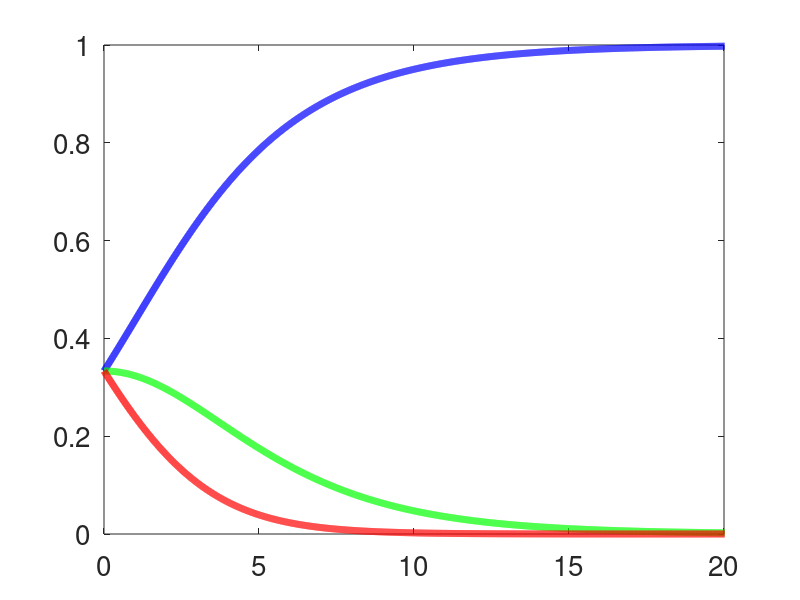

This chart was generated by the following MATLAB code:
%% plot action probability against beta value for softmax action policy

% choose initial Q values
q = [1.2;0.9;0.6];

% choose beta range
betas = 0:0.01:30;

% generate softmax denominator for 3 actions
den = [sum(exp(q*betas)) ; sum(exp(q*betas)) ; sum(exp(q*betas))];

% calculate probabilities
ps = exp(q*betas)./den;

% figure
fig1 = figure();

plot(betas,ps(1,:),'-b','LineWidth',5)
hold on

plot(betas,ps(2,:),'-g','LineWidth',5)
hold on

plot(betas,ps(3,:),'-r','LineWidth',5)

set(gca,'FontSize',20)

axis([0 20 0 1])